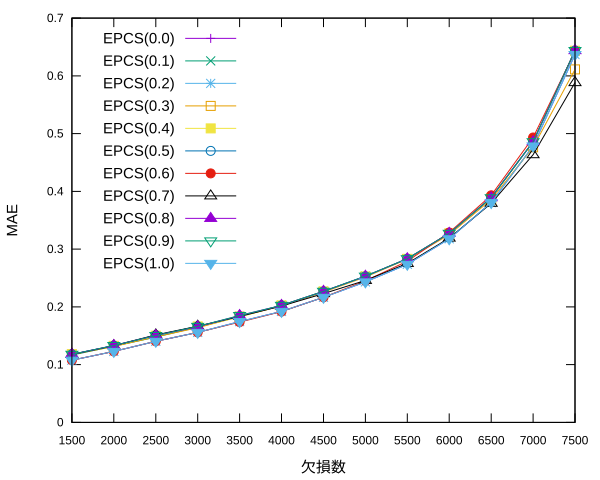

Write the gnuplot code that produced this figure.
set terminal svg
set output "epcs_overlap.svg"
set key left font "Arial,15"
set xlabel "欠損数" font "Arial,15"
set ylabel "MAE" font "Arial,15"
set xrange [1500:7500]
set yrange [0:0.7]
set xtics 500
plot \
"../artificiality_MP19_overlap_threshold0.000000/EPCS_OVERLAP_averageMAE.txt" using 1:3 with linespoints title "EPCS(0.0)",\
"../artificiality_MP19_overlap_threshold0.100000/EPCS_OVERLAP_averageMAE.txt" using 1:3 with linespoints title "EPCS(0.1)",\
"../artificiality_MP19_overlap_threshold0.200000/EPCS_OVERLAP_averageMAE.txt" using 1:3 with linespoints title "EPCS(0.2)",\
"../artificiality_MP19_overlap_threshold0.300000/EPCS_OVERLAP_averageMAE.txt" using 1:3 with linespoints title "EPCS(0.3)",\
"../artificiality_MP19_overlap_threshold0.400000/EPCS_OVERLAP_averageMAE.txt" using 1:3 with linespoints title "EPCS(0.4)",\
"../artificiality_MP19_overlap_threshold0.500000/EPCS_OVERLAP_averageMAE.txt" using 1:3 with linespoints title "EPCS(0.5)",\
"../artificiality_MP19_overlap_threshold0.600000/EPCS_OVERLAP_averageMAE.txt" using 1:3 with linespoints title "EPCS(0.6)",\
"../artificiality_MP19_overlap_threshold0.700000/EPCS_OVERLAP_averageMAE.txt" using 1:3 with linespoints title "EPCS(0.7)",\
"../artificiality_MP19_overlap_threshold0.800000/EPCS_OVERLAP_averageMAE.txt" using 1:3 with linespoints title "EPCS(0.8)",\
"../artificiality_MP19_overlap_threshold0.900000/EPCS_OVERLAP_averageMAE.txt" using 1:3 with linespoints title "EPCS(0.9)",\
"../artificiality_MP19_overlap_threshold1.000000/EPCS_OVERLAP_averageMAE.txt" using 1:3 with linespoints title "EPCS(1.0)",\
